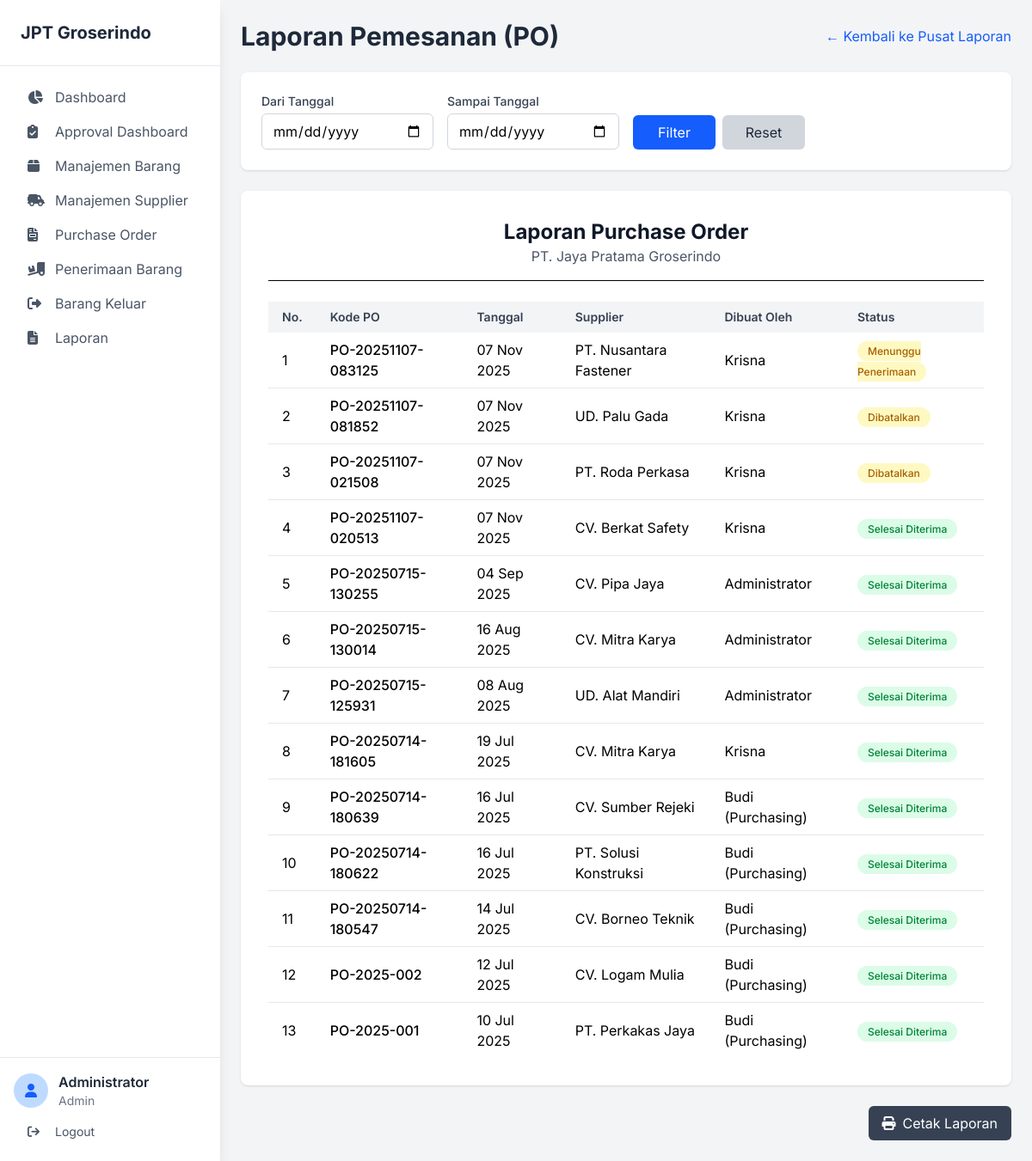
The page /index.php?page=laporan-po (signed in) on the database as committed earlier.
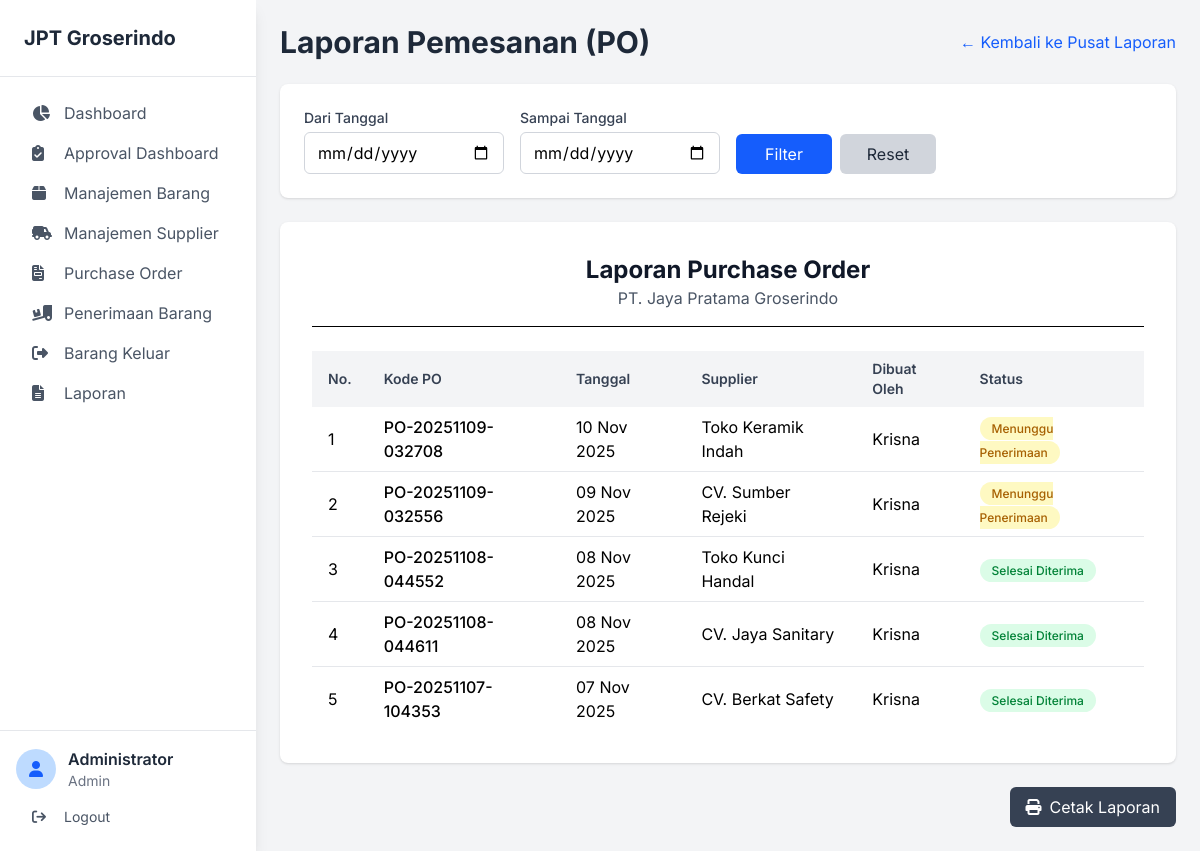
The same page on the database as committed later.
### tables this page shows
CREATE TABLE `purchase_orders` (
  `id_po` int(11) NOT NULL AUTO_INCREMENT,
  `kode_po` varchar(50) NOT NULL,
  `tanggal_po` date NOT NULL,
  `id_supplier` int(11) NOT NULL,
  `id_user` int(11) NOT NULL,
  `status` enum('Menunggu Penerimaan','Selesai Diterima','Dibatalkan') DEFAULT 'Menunggu Penerimaan',
  `status_approval` enum('Pending','Approved','Declined') DEFAULT 'Pending',
  `approved_by` int(11) DEFAULT NULL,
  `approved_at` datetime DEFAULT NULL,
  `approval_notes` text DEFAULT NULL,
  PRIMARY KEY (`id_po`),
  UNIQUE KEY `kode_po` (`kode_po`),
  KEY `id_supplier` (`id_supplier`),
  KEY `id_user` (`id_user`),
  KEY `approved_by` (`approved_by`),
  CONSTRAINT `purchase_orders_ibfk_1` FOREIGN KEY (`id_supplier`) REFERENCES `suppliers` (`id_supplier`),
  CONSTRAINT `purchase_orders_ibfk_2` FOREIGN KEY (`id_user`) REFERENCES `users` (`id_user`),
  CONSTRAINT `purchase_orders_ibfk_3` FOREIGN KEY (`approved_by`) REFERENCES `users` (`id_user`)
);

CREATE TABLE `suppliers` (
  `id_supplier` int(11) NOT NULL AUTO_INCREMENT,
  `nama_supplier` varchar(255) NOT NULL,
  `alamat` text DEFAULT NULL,
  `telepon` varchar(20) DEFAULT NULL,
  PRIMARY KEY (`id_supplier`)
);

CREATE TABLE `users` (
  `id_user` int(11) NOT NULL AUTO_INCREMENT,
  `nama_lengkap` varchar(255) NOT NULL,
  `username` varchar(100) NOT NULL,
  `password` varchar(255) NOT NULL,
  `role` enum('Admin','Staf Purchasing','Staf Penerimaan') NOT NULL,
  PRIMARY KEY (`id_user`),
  UNIQUE KEY `username` (`username`)
);

### pages/laporan_po.php (the view, shortened to what this page needs)
<?php
$start_date = isset($_GET['start_date']) ? $_GET['start_date'] : '';
$end_date = isset($_GET['end_date']) ? $_GET['end_date'] : '';
$sql = "
    SELECT po.kode_po, po.tanggal_po, po.status, s.nama_supplier, u.nama_lengkap as nama_pembuat
    FROM purchase_orders po
    JOIN suppliers s ON po.id_supplier = s.id_supplier
    JOIN users u ON po.id_user = u.id_user
";
$params = [];
$sql .= " ORDER BY po.tanggal_po DESC";
$stmt = $pdo->prepare($sql);
$stmt->execute($params);
$po_list = $stmt->fetchAll(PDO::FETCH_ASSOC);
?>
<div class="flex justify-between items-center mb-6">
    <h1 class="text-3xl font-bold text-gray-800">Laporan Pemesanan (PO)</h1>
    <a href="index.php?page=laporan" class="text-blue-600 hover:underline">
        &larr; Kembali ke Pusat Laporan
    </a>
</div>
<div class="bg-white p-6 rounded-lg shadow mb-6">
    <form action="index.php" method="GET">
        <div class="grid grid-cols-1 md:grid-cols-3 lg:grid-cols-4 gap-4 items-end">
            <div>
                <label for="start_date" class="block text-sm font-medium text-gray-700 mb-1">Dari Tanggal</label>
                <input type="date" name="start_date" id="start_date" class="w-full px-3 py-2 border border-gray-300 rounded-md" value="<?php echo htmlspecialchars($start_date); ?>">
            </div>
            <div>
                <label for="end_date" class="block text-sm font-medium text-gray-700 mb-1">Sampai Tanggal</label>
                <input type="date" name="end_date" id="end_date" class="w-full px-3 py-2 border border-gray-300 rounded-md" value="<?php echo htmlspecialchars($end_date); ?>">
            </div>
            <div class="flex gap-2">
                <button type="submit" class="w-full bg-blue-600 text-white px-4 py-2 rounded-md hover:bg-blue-700">
                    Filter
                </button>
                <a href="index.php?page=laporan-po" class="w-full text-center bg-gray-300 text-gray-800 px-4 py-2 rounded-md hover:bg-gray-400">
                    Reset
                </a>
            </div>
        </div>
    </form>
</div>
<div class="bg-white p-8 rounded-lg shadow">
    <div class="text-center border-b pb-4 mb-6">
        <h2 class="text-2xl font-bold text-gray-900">Laporan Purchase Order</h2>
        <p class="text-gray-600">PT. Jaya Pratama Groserindo</p>
    </div>
    <div class="overflow-x-auto">
        <table class="w-full table-auto">
            <thead class="bg-gray-100">
                <tr>
                    <th class="px-4 py-2 text-left text-sm font-semibold text-gray-700">No.</th>
                    <th class="px-4 py-2 text-left text-sm font-semibold text-gray-700">Kode PO</th>
                    <th class="px-4 py-2 text-left text-sm font-semibold text-gray-700">Tanggal</th>
                    <th class="px-4 py-2 text-left text-sm font-semibold text-gray-700">Supplier</th>
                    <th class="px-4 py-2 text-left text-sm font-semibold text-gray-700">Dibuat Oleh</th>
                    <th class="px-4 py-2 text-left text-sm font-semibold text-gray-700">Status</th>
                </tr>
            </thead>
            <tbody class="divide-y divide-gray-200">
                <?php if (count($po_list) > 0): ?>
                    <?php $no = 1; ?>
                    <?php foreach ($po_list as $po): ?>
                        <tr>
                            <td class="px-4 py-2"><?php echo $no++; ?></td>
                            <td class="px-4 py-2 font-medium"><?php echo htmlspecialchars($po['kode_po']); ?></td>
                            <td class="px-4 py-2"><?php echo htmlspecialchars(date('d M Y', strtotime($po['tanggal_po']))); ?></td>
                            <td class="px-4 py-2"><?php echo htmlspecialchars($po['nama_supplier']); ?></td>
                            <td class="px-4 py-2"><?php echo htmlspecialchars($po['nama_pembuat']); ?></td>
                            <td class="px-4 py-2">
                                <span class="px-3 py-1 text-xs font-medium rounded-full <?php echo $po['status'] == 'Selesai Diterima' ? 'bg-green-100 text-green-700' : 'bg-yellow-100 text-yellow-700'; ?>">
                                    <?php echo htmlspecialchars($po['status']); ?>
                                </span>
                            </td>
                        </tr>
                    <?php endforeach; ?>
                <?php else: ?>
                    <tr>
                        <td colspan="6" class="px-6 py-4 text-center text-gray-500">Tidak ada data untuk periode yang dipilih.</td>
                    </tr>
                <?php endif; ?>
            </tbody>
        </table>
    </div>
</div>
<div class="mt-6 text-right">
    <button onclick="window.print()" class="bg-gray-700 text-white px-4 py-2 rounded-md hover:bg-gray-800 flex items-center gap-2 ml-auto">
        <i class="fa-solid fa-print"></i>
        <span>Cetak Laporan</span>
    </button>
</div>

### includes/header.php (shortened to what this page needs)
<!DOCTYPE html>
<html lang="id">
<head>
    <link href="assets/css/style.css" rel="stylesheet">
    <link rel="stylesheet" href="src/output.css">
    <link href="assets/css/print.css" rel="stylesheet" media="print">
    <link rel="stylesheet" href="https://cdnjs.cloudflare.com/ajax/libs/font-awesome/6.4.0/css/all.min.css">
    <link href="https://cdn.jsdelivr.net/npm/select2@4.1.0-rc.0/dist/css/select2.min.css" rel="stylesheet" />
</head>

### index.php (shortened to what this page needs)
<?php
include 'includes/header.php';
$page = isset($_GET['page']) ? $_GET['page'] : 'dashboard';
?>
<body class="bg-gray-100">
    <div class="flex h-screen bg-gray-200">
        <?php
        include 'includes/sidebar.php';
        ?>
        <div class="flex-1 flex flex-col overflow-hidden">
            <main class="flex-1 overflow-x-hidden overflow-y-auto bg-gray-100 p-6">
                <div id="page-content" class="container mx-auto">
                    <?php
                    $allowed_pages = ['dashboard', 'barang', 'supplier', 'purchase-order', 'po-detail', 'delivery-order', 'barang-keluar', 'bk-detail', 'laporan', 'laporan-stok', 'laporan-po', 'laporan-penerimaan', 'laporan-barang-keluar', 'pengguna', 'approval-dashboard', 'bm-detail'];
                    if (in_array($page, $allowed_pages)) {
                        $page_file = "pages/" . str_replace('-', '_', $page) . ".php";
                        if (file_exists($page_file)) {
                            include $page_file;
                        } else {
                            echo "<h1 class='text-2xl font-bold'>Error 404: Halaman tidak ditemukan.</h1>";
                        }
                    } else {
                        echo "<h1 class='text-2xl font-bold'>Error 404: Halaman tidak ditemukan.</h1>";
                    }
                    ?>
                </div>
            </main>
        </div>
    </div>
    <?php
    include 'includes/footer.php';
    ?>
</body>
</html>

### includes/sidebar.php
<?php
$user_role = $_SESSION['role'];
$menu_items = [
    ['page' => 'dashboard', 'label' => 'Dashboard', 'icon' => 'fa-solid fa-chart-pie', 'roles' => ['Admin', 'Supervisor', 'Staf Purchasing', 'Staf Penerimaan', 'Supervisor']],
    ['page' => 'approval-dashboard', 'label' => 'Approval Dashboard', 'icon' => 'fa-solid fa-clipboard-check', 'roles' => ['Admin']],
    ['page' => 'barang', 'label' => 'Manajemen Barang', 'icon' => 'fa-solid fa-box', 'roles' => ['Admin', 'Staf Penerimaan', 'Staf Purchasing', 'Supervisor']],
    ['page' => 'supplier', 'label' => 'Manajemen Supplier', 'icon' => 'fa-solid fa-truck-field', 'roles' => ['Admin', 'Staf Purchasing', 'Supervisor']],
    ['page' => 'purchase-order', 'label' => 'Purchase Order', 'icon' => 'fa-solid fa-file-invoice', 'roles' => ['Admin', 'Staf Purchasing', 'Supervisor']],
    ['page' => 'delivery-order', 'label' => 'Penerimaan Barang', 'icon' => 'fa-solid fa-truck-ramp-box', 'roles' => ['Admin', 'Staf Penerimaan', 'Supervisor']],
    ['page' => 'barang-keluar', 'label' => 'Barang Keluar', 'icon' => 'fa-solid fa-right-from-bracket', 'roles' => ['Admin', 'Staf Penerimaan', 'Supervisor']],
    ['page' => 'laporan', 'label' => 'Laporan', 'icon' => 'fa-solid fa-file-alt', 'roles' => ['Admin', 'Supervisor']],
    ['page' => 'pengguna', 'label' => 'Manajemen Pengguna', 'icon' => 'fa-solid fa-users', 'roles' => ['Supervisor']],
];
$active_page = isset($_GET['page']) ? $_GET['page'] : 'dashboard';
?>
<aside id="sidebar" class="fixed inset-y-0 left-0 bg-white shadow-lg w-64 transform -translate-x-full lg:relative lg:translate-x-0 transition-transform duration-300 ease-in-out z-40 flex flex-col">
    <div class="p-6 border-b border-gray-200">
        <h2 class="text-xl font-bold text-gray-800">JPT Groserindo</h2>
    </div>
    <nav class="p-4 flex-1">
        <?php foreach ($menu_items as $item): ?>
            <?php if (in_array($user_role, $item['roles'])): ?>
                <?php
                $is_active = ($active_page == $item['page']);
                $active_class = $is_active ? 'bg-blue-50 text-blue-600 font-semibold' : '';
                ?>
                <a href="index.php?page=<?php echo $item['page']; ?>" class="flex items-center gap-3 px-4 py-2 text-gray-600 hover:bg-blue-50 hover:text-blue-600 rounded-md transition-colors <?php echo $active_class; ?>">
                    <i class="<?php echo $item['icon']; ?> w-5"></i>
                    <span><?php echo $item['label']; ?></span>
                </a>
            <?php endif; ?>
        <?php endforeach; ?>
    </nav>
    <div class="p-4 border-t border-gray-200">
        <div class="flex items-center mb-2">
            <div class="w-10 h-10 rounded-full bg-blue-200 flex items-center justify-center mr-3">
                <i class="fa fa-user text-blue-600"></i>
            </div>
            <div>
                <p class="font-semibold text-gray-800"><?php echo htmlspecialchars($_SESSION['nama_lengkap']); ?></p>
                <p class="text-sm text-gray-500"><?php echo htmlspecialchars($_SESSION['role']); ?></p>
            </div>
        </div>
        <a href="logout.php" class="w-full text-left flex items-center gap-3 px-4 py-2 text-sm text-gray-600 hover:bg-red-50 hover:text-red-600 rounded-md">
            <i class="fa-solid fa-arrow-right-from-bracket w-5"></i>
            <span>Logout</span>
        </a>
    </div>
</aside>

### includes/footer.php (shortened to what this page needs)
</body>
</html>

### includes/header.php (style rules this page uses)
body { font-family: 'Inter', sans-serif; }

Rows that differ between the two databases and show on the page:
removed purchase_orders: kode_po "PO-20251107-083125", tanggal_po "07 Nov 2025", id_supplier.nama_supplier "PT. Nusantara Fastener", id_user.nama_lengkap "Krisna", status "Menunggu Penerimaan"
removed purchase_orders: kode_po "PO-20251107-081852", tanggal_po "07 Nov 2025", id_supplier.nama_supplier "UD. Palu Gada", id_user.nama_lengkap "Krisna", status "Dibatalkan"
removed purchase_orders: kode_po "PO-20251107-021508", tanggal_po "07 Nov 2025", id_supplier.nama_supplier "PT. Roda Perkasa", id_user.nama_lengkap "Krisna", status "Dibatalkan"
removed purchase_orders: kode_po "PO-20251107-020513", tanggal_po "07 Nov 2025", id_supplier.nama_supplier "CV. Berkat Safety", id_user.nama_lengkap "Krisna", status "Selesai Diterima"
removed purchase_orders: kode_po "PO-20250714-180622", tanggal_po "16 Jul 2025", id_supplier.nama_supplier "PT. Solusi Konstruksi", id_user.nama_lengkap "Budi (Purchasing)", status "Selesai Diterima"
removed purchase_orders: kode_po "PO-20250714-180547", tanggal_po "14 Jul 2025", id_supplier.nama_supplier "CV. Borneo Teknik", id_user.nama_lengkap "Budi (Purchasing)", status "Selesai Diterima"
removed purchase_orders: kode_po "PO-2025-002", tanggal_po "12 Jul 2025", id_supplier.nama_supplier "CV. Logam Mulia", id_user.nama_lengkap "Budi (Purchasing)", status "Selesai Diterima"
removed purchase_orders: kode_po "PO-2025-001", tanggal_po "10 Jul 2025", id_supplier.nama_supplier "PT. Perkakas Jaya", id_user.nama_lengkap "Budi (Purchasing)", status "Selesai Diterima"
changed purchase_orders: kode_po "PO-20250715-130255" → "PO-20251109-032708"; tanggal_po "04 Sep 2025" → "10 Nov 2025"; id_supplier.nama_supplier "CV. Pipa Jaya" → "Toko Keramik Indah"; id_user.nama_lengkap "Administrator" → "Krisna"; status "Selesai Diterima" → "Menunggu Penerimaan"
changed purchase_orders: kode_po "PO-20250715-130014" → "PO-20251109-032556"; tanggal_po "16 Aug 2025" → "09 Nov 2025"; id_supplier.nama_supplier "CV. Mitra Karya" → "CV. Sumber Rejeki"; id_user.nama_lengkap "Administrator" → "Krisna"; status "Selesai Diterima" → "Menunggu Penerimaan"
changed purchase_orders: kode_po "PO-20250714-181605" → "PO-20251108-044552"; tanggal_po "19 Jul 2025" → "08 Nov 2025"; id_supplier.nama_supplier "CV. Mitra Karya" → "Toko Kunci Handal"; moves up the list
changed purchase_orders: kode_po "PO-20250715-125931" → "PO-20251108-044611"; tanggal_po "08 Aug 2025" → "08 Nov 2025"; id_supplier.nama_supplier "UD. Alat Mandiri" → "CV. Jaya Sanitary"; id_user.nama_lengkap "Administrator" → "Krisna"
changed purchase_orders: kode_po "PO-20250714-180639" → "PO-20251107-104353"; tanggal_po "16 Jul 2025" → "07 Nov 2025"; id_supplier.nama_supplier "CV. Sumber Rejeki" → "CV. Berkat Safety"; id_user.nama_lengkap "Budi (Purchasing)" → "Krisna"
